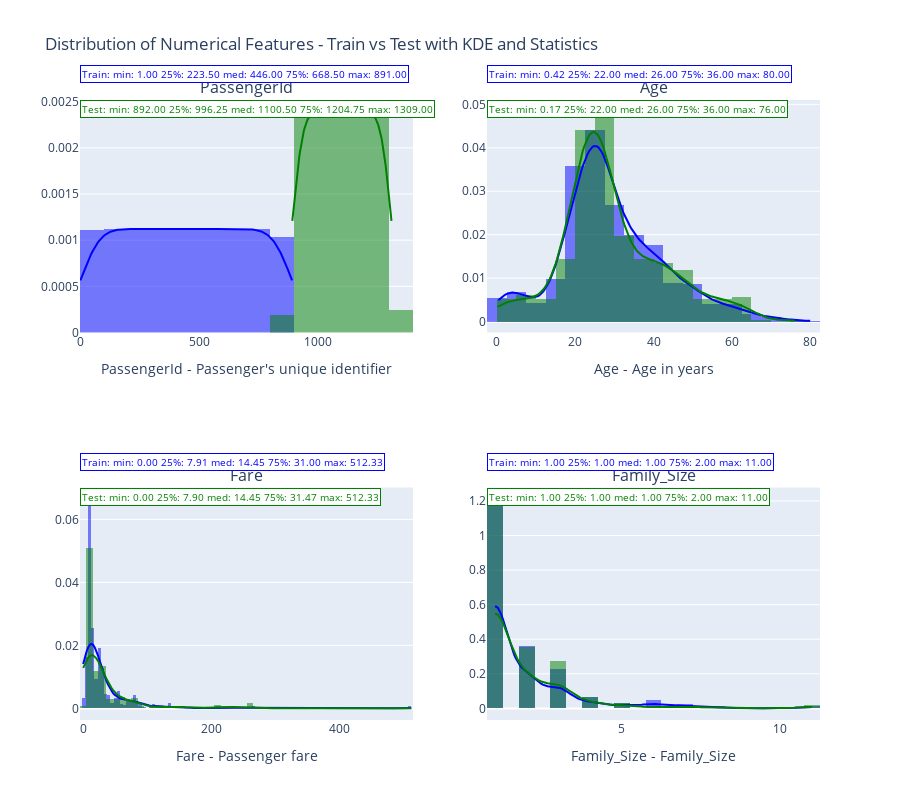

Here is the notebook cell this chart was saved with:
### Code cell
plot_train_test_distributions_plotly(train, test, numerical_features_train)

### Figure 1 — Plotly figure (JSON) as saved in the notebook; plotly's stock layout.template omitted (floating-point values rounded to 4 significant figures; data arrays with more than 128 entries replaced by an {"elided": "..."} marker saying what was removed)
{"data": [{"histnorm": "probability density", "marker": {"color": "blue"}, "name": "Train - PassengerId", "nbinsx": 9, "opacity": 0.5, "type": "histogram", "x": {"elided": "891 int values"}, "xaxis": "x", "yaxis": "y"}, {"histnorm": "probability density", "marker": {"color": "green"}, "name": "Test - PassengerId", "nbinsx": 7, "opacity": 0.5, "type": "histogram", "x": {"elided": "418 int values"}, "xaxis": "x", "yaxis": "y"}, {"line": {"color": "blue", "width": 2}, "mode": "lines", "name": "KDE PassengerId", "type": "scatter", "x": {"elided": "200 float values"}, "xaxis": "x", "y": {"elided": "200 float values"}, "yaxis": "y"}, {"line": {"color": "green", "width": 2}, "mode": "lines", "name": "KDE PassengerId", "type": "scatter", "x": {"elided": "200 float values"}, "xaxis": "x", "y": {"elided": "200 float values"}, "yaxis": "y"}, {"histnorm": "probability density", "marker": {"color": "blue"}, "name": "Train - Age", "nbinsx": 27, "opacity": 0.5, "type": "histogram", "x": {"elided": "891 float values"}, "xaxis": "x2", "yaxis": "y2"}, {"histnorm": "probability density", "marker": {"color": "green"}, "name": "Test - Age", "nbinsx": 20, "opacity": 0.5, "type": "histogram", "x": {"elided": "418 float values"}, "xaxis": "x2", "yaxis": "y2"}, {"line": {"color": "blue", "width": 2}, "mode": "lines", "name": "KDE Age", "type": "scatter", "x": {"elided": "200 float values"}, "xaxis": "x2", "y": {"elided": "200 float values"}, "yaxis": "y2"}, {"line": {"color": "green", "width": 2}, "mode": "lines", "name": "KDE Age", "type": "scatter", "x": {"elided": "200 float values"}, "xaxis": "x2", "y": {"elided": "200 float values"}, "yaxis": "y2"}, {"histnorm": "probability density", "marker": {"color": "blue"}, "name": "Train - Fare", "nbinsx": 106, "opacity": 0.5, "type": "histogram", "x": {"elided": "891 float values"}, "xaxis": "x3", "yaxis": "y3"}, {"histnorm": "probability density", "marker": {"color": "green"}, "name": "Test - Fare", "nbinsx": 81, "opacity": 0.5, "type": "histogram", "x": {"elided": "418 float values"}, "xaxis": "x3", "yaxis": "y3"}, {"line": {"color": "blue", "width": 2}, "mode": "lines", "name": "KDE Fare", "type": "scatter", "x": {"elided": "200 float values"}, "xaxis": "x3", "y": {"elided": "200 float values"}, "yaxis": "y3"}, {"line": {"color": "green", "width": 2}, "mode": "lines", "name": "KDE Fare", "type": "scatter", "x": {"elided": "200 float values"}, "xaxis": "x3", "y": {"elided": "200 float values"}, "yaxis": "y3"}, {"histnorm": "probability density", "marker": {"color": "blue"}, "name": "Train - Family_Size", "nbinsx": 48, "opacity": 0.5, "type": "histogram", "x": {"elided": "891 int values"}, "xaxis": "x4", "yaxis": "y4"}, {"histnorm": "probability density", "marker": {"color": "green"}, "name": "Test - Family_Size", "nbinsx": 37, "opacity": 0.5, "type": "histogram", "x": {"elided": "418 int values"}, "xaxis": "x4", "yaxis": "y4"}, {"line": {"color": "blue", "width": 2}, "mode": "lines", "name": "KDE Family_Size", "type": "scatter", "x": {"elided": "200 float values"}, "xaxis": "x4", "y": {"elided": "200 float values"}, "yaxis": "y4"}, {"line": {"color": "green", "width": 2}, "mode": "lines", "name": "KDE Family_Size", "type": "scatter", "x": {"elided": "200 float values"}, "xaxis": "x4", "y": {"elided": "200 float values"}, "yaxis": "y4"}], "layout": {"annotations": [{"font": {"size": 16}, "showarrow": false, "text": "PassengerId", "x": 0.225, "xanchor": "center", "xref": "paper", "y": 1, "yanchor": "bottom", "yref": "paper"}, {"font": {"size": 16}, "showarrow": false, "text": "Age", "x": 0.775, "xanchor": "center", "xref": "paper", "y": 1, "yanchor": "bottom", "yref": "paper"}, {"font": {"size": 16}, "showarrow": false, "text": "Fare", "x": 0.225, "xanchor": "center", "xref": "paper", "y": 0.375, "yanchor": "bottom", "yref": "paper"}, {"font": {"size": 16}, "showarrow": false, "text": "Family_Size", "x": 0.775, "xanchor": "center", "xref": "paper", "y": 0.375, "yanchor": "bottom", "yref": "paper"}, {"align": "left", "bgcolor": "white", "bordercolor": "blue", "borderwidth": 1, "font": {"color": "blue", "size": 10}, "showarrow": false, "text": "Train:\nmin: 1.00\n25%: 223.50\nmed: 446.00\n75%: 668.50\nmax: 891.00", "x": 0, "xref": "x domain", "y": 1.15, "yref": "y domain"}, {"align": "left", "bgcolor": "white", "bordercolor": "green", "borderwidth": 1, "font": {"color": "green", "size": 10}, "showarrow": false, "text": "Test:\nmin: 892.00\n25%: 996.25\nmed: 1100.50\n75%: 1204.75\nmax: 1309.00", "x": 0, "xref": "x domain", "y": 1, "yref": "y domain"}, {"align": "left", "bgcolor": "white", "bordercolor": "blue", "borderwidth": 1, "font": {"color": "blue", "size": 10}, "showarrow": false, "text": "Train:\nmin: 0.42\n25%: 22.00\nmed: 26.00\n75%: 36.00\nmax: 80.00", "x": 0, "xref": "x2 domain", "y": 1.15, "yref": "y2 domain"}, {"align": "left", "bgcolor": "white", "bordercolor": "green", "borderwidth": 1, "font": {"color": "green", "size": 10}, "showarrow": false, "text": "Test:\nmin: 0.17\n25%: 22.00\nmed: 26.00\n75%: 36.00\nmax: 76.00", "x": 0, "xref": "x2 domain", "y": 1, "yref": "y2 domain"}, {"align": "left", "bgcolor": "white", "bordercolor": "blue", "borderwidth": 1, "font": {"color": "blue", "size": 10}, "showarrow": false, "text": "Train:\nmin: 0.00\n25%: 7.91\nmed: 14.45\n75%: 31.00\nmax: 512.33", "x": 0, "xref": "x3 domain", "y": 1.15, "yref": "y3 domain"}, {"align": "left", "bgcolor": "white", "bordercolor": "green", "borderwidth": 1, "font": {"color": "green", "size": 10}, "showarrow": false, "text": "Test:\nmin: 0.00\n25%: 7.90\nmed: 14.45\n75%: 31.47\nmax: 512.33", "x": 0, "xref": "x3 domain", "y": 1, "yref": "y3 domain"}, {"align": "left", "bgcolor": "white", "bordercolor": "blue", "borderwidth": 1, "font": {"color": "blue", "size": 10}, "showarrow": false, "text": "Train:\nmin: 1.00\n25%: 1.00\nmed: 1.00\n75%: 2.00\nmax: 11.00", "x": 0, "xref": "x4 domain", "y": 1.15, "yref": "y4 domain"}, {"align": "left", "bgcolor": "white", "bordercolor": "green", "borderwidth": 1, "font": {"color": "green", "size": 10}, "showarrow": false, "text": "Test:\nmin: 1.00\n25%: 1.00\nmed: 1.00\n75%: 2.00\nmax: 11.00", "x": 0, "xref": "x4 domain", "y": 1, "yref": "y4 domain"}], "barmode": "overlay", "height": 800, "showlegend": false, "title": {"text": "Distribution of Numerical Features - Train vs Test with KDE and Statistics"}, "width": 900, "xaxis": {"anchor": "y", "domain": [0, 0.45], "title": {"text": "PassengerId - Passenger's unique identifier"}}, "xaxis2": {"anchor": "y2", "domain": [0.55, 1], "title": {"text": "Age - Age in years"}}, "xaxis3": {"anchor": "y3", "domain": [0, 0.45], "title": {"text": "Fare - Passenger fare"}}, "xaxis4": {"anchor": "y4", "domain": [0.55, 1], "title": {"text": "Family_Size - Family_Size"}}, "yaxis": {"anchor": "x", "domain": [0.625, 1]}, "yaxis2": {"anchor": "x2", "domain": [0.625, 1]}, "yaxis3": {"anchor": "x3", "domain": [0, 0.375]}, "yaxis4": {"anchor": "x4", "domain": [0, 0.375]}}}
